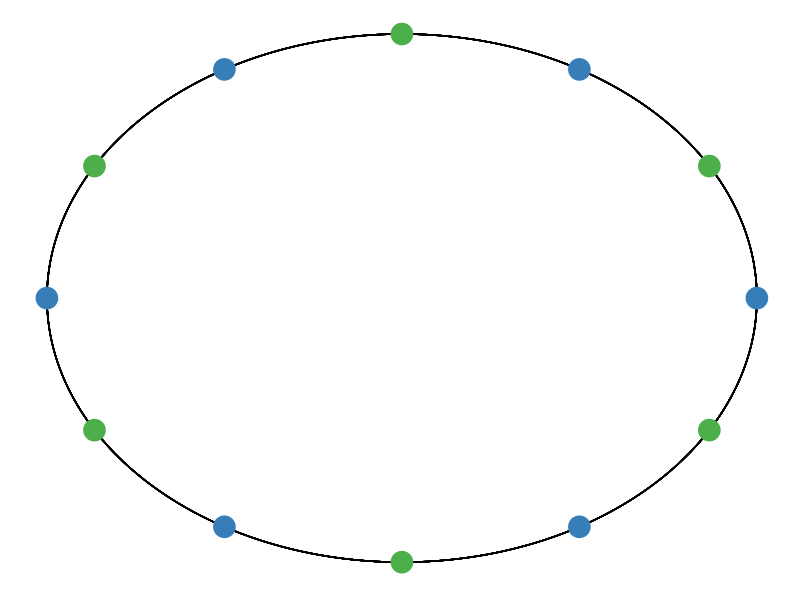
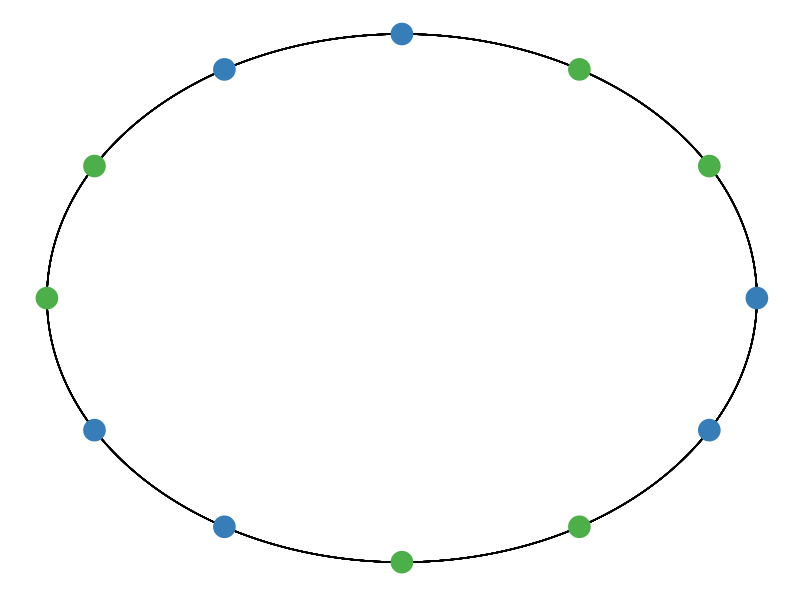
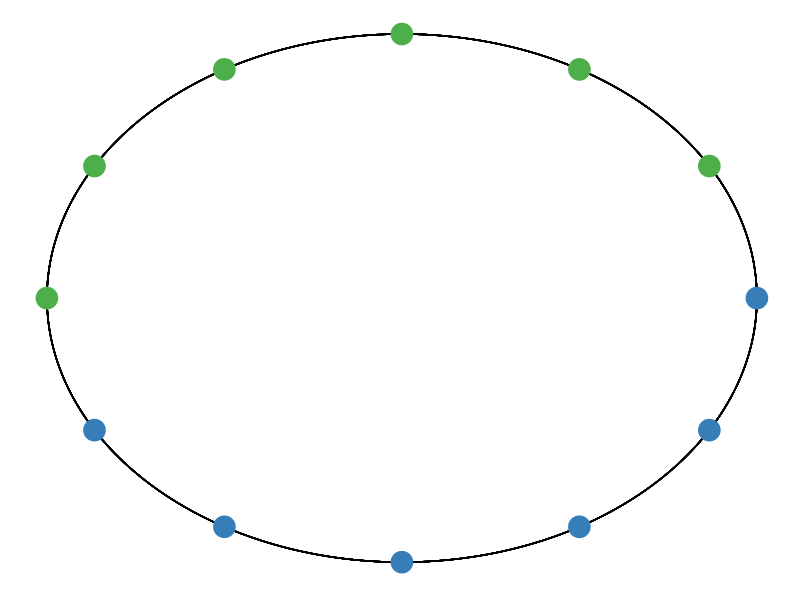

These figures' R source, in order:
#' Graph Designer(s): Scott Cohn
#' Authors: Bowles and Halliday
#' Title: Coordination, Conflict and Competition: A Text in Microeconomics

library("tidyverse")
library("ggforce")

n <- 12 # number of points you want on the unit circle
pts.circle <- t(sapply(1:n,function(r)c(cos(2*r*pi/n),sin(2*r*pi/n))))

df <- as.data.frame(pts.circle) %>%
  rename("x" = "V1", "y" = "V2")
df$pop <- c(2, 1, 2, 1, 2, 1, 2, 1, 2, 1, 2, 1)
df$pop1 <- c(2, 2, 1, 1, 2, 2, 1, 1, 2, 2, 1, 1)
df$pop2 <- c(2, 2, 2, 2, 2, 2, 1, 1, 1, 1, 1, 1)

p <- df %>% ggplot(aes(x = x, y = y, color = as.factor(pop))) + 
  geom_circle(aes(x0 = 0, y0 = 0, r = 1), inherit.aes = FALSE) +
  geom_point(size = 7) +
  scale_color_manual(values = c("#377EB8", "#4DAF4A")) + 
  theme_minimal() +
  theme(legend.position = "none",
        axis.title = element_blank(),
        axis.text = element_blank(),
        axis.line = element_blank(),
        axis.ticks = element_blank(),
        panel.grid = element_blank())

ggsave("society/schelling_1.pdf", plot = p, width = 6, height = 6)

p1 <- df %>% ggplot(aes(x = x, y = y, color = as.factor(pop1))) + 
  geom_circle(aes(x0 = 0, y0 = 0, r = 1), inherit.aes = FALSE) +
  geom_point(size = 7) +
  scale_color_manual(values = c("#377EB8", "#4DAF4A")) + 
  theme_minimal() +
  theme(legend.position = "none",
        axis.title = element_blank(),
        axis.text = element_blank(),
        axis.line = element_blank(),
        axis.ticks = element_blank(),
        panel.grid = element_blank())

ggsave("society/schelling_2.pdf", plot = p1, width = 6, height = 6)

p2 <- df %>% ggplot(aes(x = x, y = y, color = as.factor(pop2))) + 
  geom_circle(aes(x0 = 0, y0 = 0, r = 1), inherit.aes = FALSE) +
  geom_point(size = 7) +
  scale_color_manual(values = c("#377EB8", "#4DAF4A")) + 
  theme_minimal() +
  theme(legend.position = "none",
        axis.title = element_blank(),
        axis.text = element_blank(),
        axis.line = element_blank(),
        axis.ticks = element_blank(),
        panel.grid = element_blank())

ggsave("society/schelling_3.pdf", plot = p2, width = 6, height = 6)
